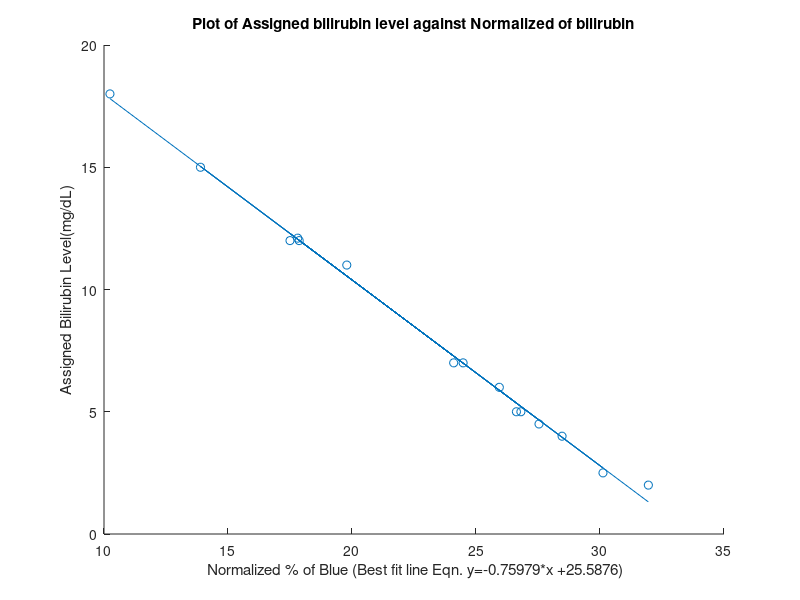

This chart was generated by the following MATLAB code:
x=[	10.24
26.63
19.79
17.87
24.48
13.89
30.12
26.81
25.94
27.54
17.5
24.10
17.81
28.47
31.95
];%normalized blue

y=[18
5
11
12
7
15
2.50
5.0
6
4.50
12
7
12.1
4
2
];%Assigned bilirubin level

scatter(x,y);
%plot(x,y,'.b')
p=polyfit(x,y,1);
f=polyval(p,x);

hold on
plot(x,f);

xlabel([ ' Normalized % of Blue' ' (Best fit line Eqn. y=' num2str(p(1)) '*x +' num2str(p(2)) ')']);
ylabel('Assigned Bilirubin Level(mg/dL)');
title('Plot of Assigned bilirubin level against Normalized of bilirubin');

%fit=polyfit(x,y,1);
%plot(polyval(fit,x));